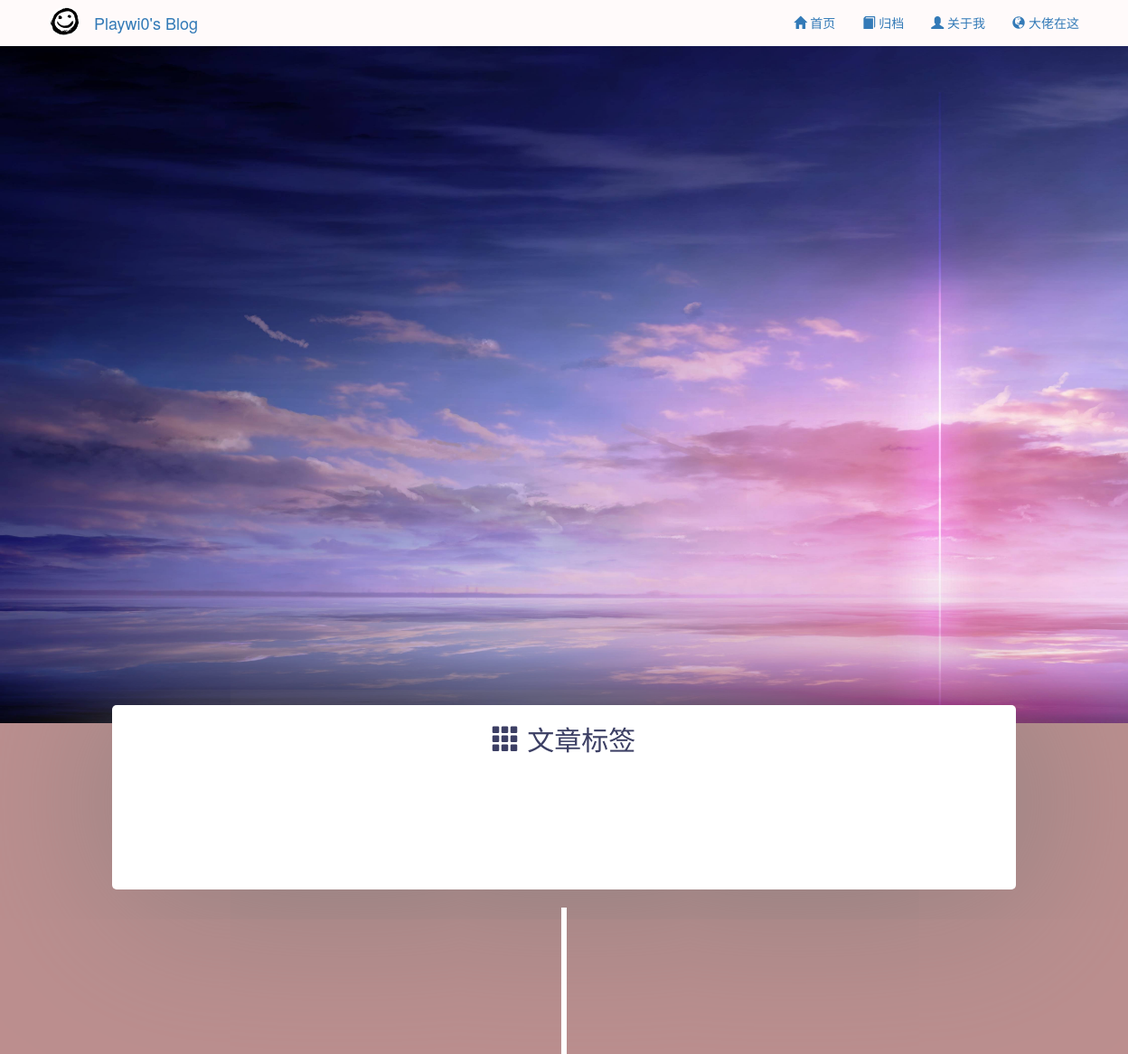
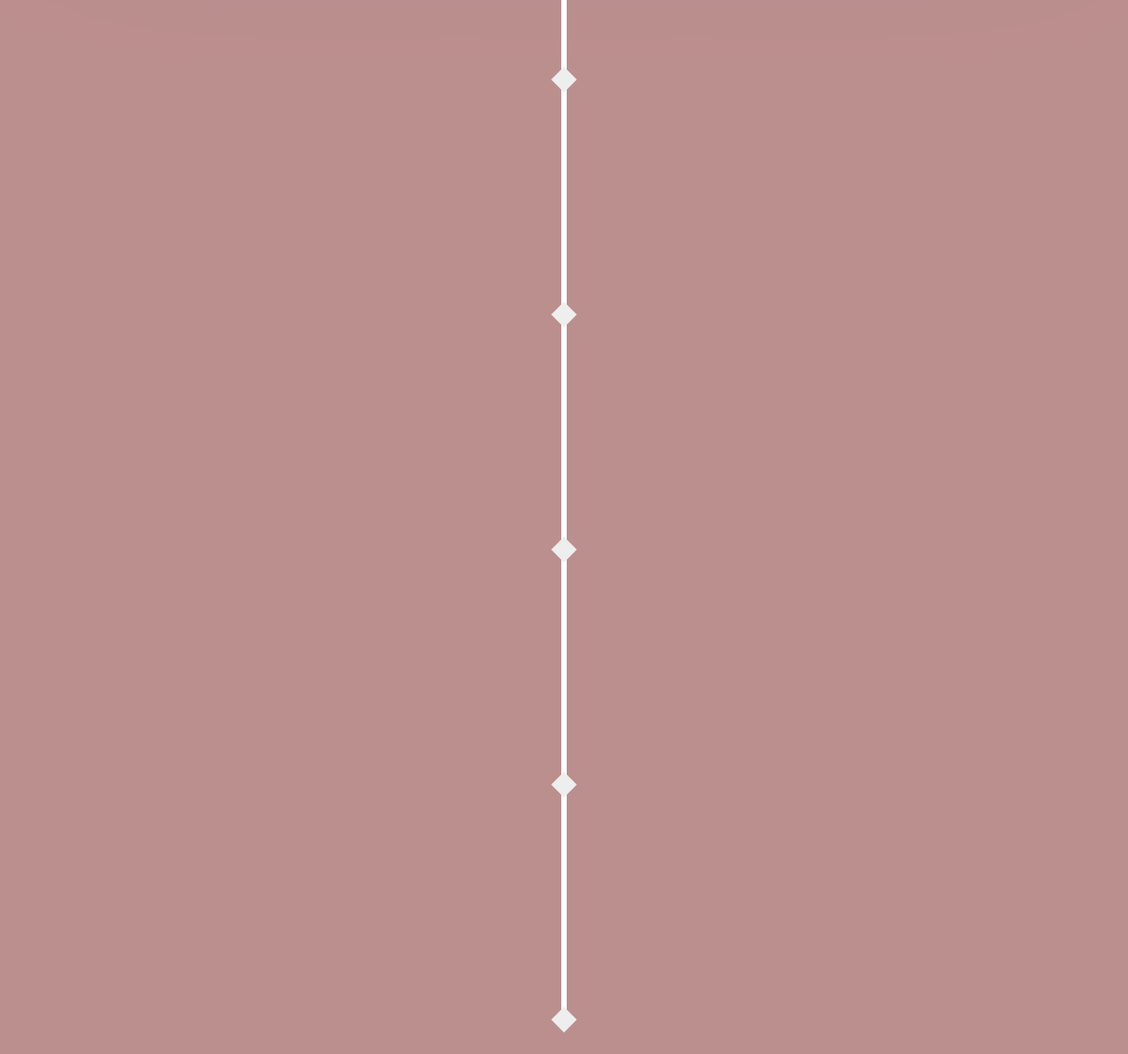
/sort/, run on the app's committed database (2 pictures, top to bottom).
### blogapp/models.py (models this page shows, shortened)
class User(models.Model):
    name = models.CharField(null=False,max_length=10,help_text="ID")
    head_img = models.ImageField(null=False,upload_to='images',help_text="头像")
    Motto = models.CharField(null=False,max_length=100,help_text="座右铭或简介")
    major = models.CharField(null=False,max_length=50)
    qq = models.CharField(null=True,max_length=500)
    email = models.CharField(null=True,max_length=500)
    github = models.CharField(null=True,max_length=500)
    bili= models.CharField(null=True,max_length=500)

class Navbar(models.Model):
    title = models.CharField(default='',blank=True,null=True,max_length=20)
    word_img = models.CharField(null=True,help_text="Glyphicons 字体图标",max_length=100)
    url = models.CharField(default='',blank=True,null=True,max_length=20)

### blogapp/views.py (the view)
# urls.py: path('sort/',views.sort),
def sort(request):
    tags = []
    header_img = Header_img.objects.get(id=1)
    user = User.objects.get(id=1)
    navbar = Navbar.objects.all()
    dates =  Article.objects.all().order_by('-create_time')
    for arti in dates:
        for tag in arti.tags.all():
            if tag not in tags:
                tags.append(tag)
    context = {}
    context['navbar'] = navbar
    context['dates'] = dates
    context['user'] = user
    context['header_img'] = header_img
    context['tags'] = tags
    return render(request,'sort.html',context)

### blogapp/templates/sort.html (shortened to what this page needs)
{% extends "base.html" %}
{% block content %}
<div class="container bg-white center1">
    <h2 class="text-center">
    <span class="glyphicon glyphicon-th" aria-hidden="true"></span>
      文章标签
    </h2>
</div>
<div>
    <section class="timeline">
        <ul>
            {% for article in dates %}
            <li>
            </li>
            {% endfor %}
        </ul>
    </section>
</div>
{% endblock content %}

### blogapp/templates/base.html (shortened to what this page needs)
<!DOCTYPE html>
{% load static %}
<html lang="zh-CN">
  <head>
    <link href="{% static '/bootstrap/css/bootstrap-theme.min.css' %}" rel="stylesheet">
    <link rel="stylesheet" href="{% static 'bootstrap/css/bootstrap.min.css' %}">
    <link rel="stylesheet" href="{% static 'bootstrap/css/bootstrap-theme.min.css'  %}">
    <link rel="stylesheet" href="{% static 'bootstrap/fonts/glyphicons-halflings-regular.ttf' %}">
    <link rel="stylesheet" href="{% static 'bootstrap/fonts/glyphicons-halflings-regular.woff' %}">
    <link rel="stylesheet" href="{% static 'bootstrap/fonts/glyphicons-halflings-regular.woff2' %}">
    <link rel="stylesheet" href="{% static 'bootstrap/app-style.css' %}">
    <link rel="stylesheet" href="{% static 'bootstrap/style.css' %}">
     <link rel="stylesheet" href="{% static 'md_css/monokai.css' %}">
  </head>
<body class="bg-light">
  <nav class="navbar navbar-fixed-top navbar-transparent navbar-transparent tocolor" role="navigation">
      <div class="container">
        <div class="navbar-header">
          <a class="navbar-brand" href="#">
            <img class="isize img-circle" alt="Brand" src="/upload/{{ user.head_img }}">
          </a>
          <a class="navbar-brand" href="#">
            {{user.name}}'s Blog
          </a>
        </div>
        <div class="collapse navbar-collapse" id="bs-example-navbar-collapse-1">
          <ul class="nav navbar-nav navbar-right">
              {% for bar in navbar %}
              <li class="active">
                <a href="{{ bar.url }}">
                  <span class="{{ bar.word_img }}" aria-hidden="true"></span>
                    {{ bar.title }}
                </a>
              </li>
              {% endfor %}
          </ul>
        </div>
      </div>
  </nav>
  <div class="container-fluid headerSize">
  </div>
{% block content %}{% endblock content %}
  </body>
</html>

### data on the page
User: head_img (picture), name "Playwi0"
Navbar: title "首页"
Navbar: title "归档"
Navbar: title "关于我"
Navbar: title "大佬在这"
